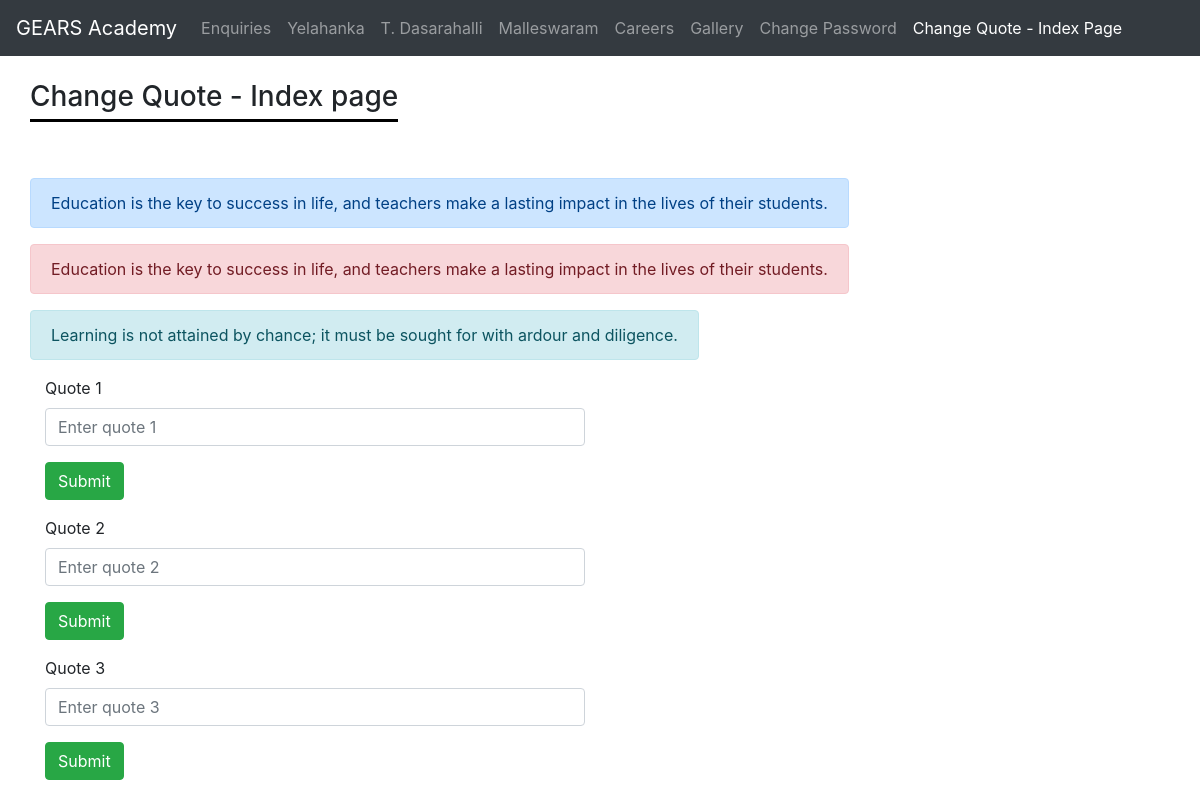
The app's page /change_texts with its own data.
### tables this page shows
CREATE TABLE `texts` (
	`slno`	INTEGER NOT NULL PRIMARY KEY AUTOINCREMENT,
	`text1`	TEXT,
	`text2`	TEXT,
	`text3`	TEXT
);

### flask_app.py (the view)
@app.route('/change_texts')
def change_texts():
    ROOT = path.dirname(path.realpath(__file__))
    db = sqlite3.connect(path.join(ROOT, "main.sqlite"))
    cur = db.execute('''select * from texts ''')
    gh = [dict(text_one=row[1],text_two=row[2],text_three=row[3])for row in cur.fetchall()]
    return render_template('admin_texts.html',gh=gh)

### flask_app.py (called while the page is built)
@app.before_request
def before_request():
    g.user = None
    if 'user' in session:
        g.user = session['user']

### templates/admin_texts.html (shortened to what this page needs)
<html>
<head>
  <link rel="stylesheet" href="https://stackpath.bootstrapcdn.com/bootstrap/4.3.1/css/bootstrap.min.css">
</head>
<body>
  <nav class="navbar navbar-expand-lg navbar-dark bg-dark">
    <div class="collapse navbar-collapse" id="navbarTogglerDemo01">
      <a class="navbar-brand" href="#"> GEARS Academy </a>
      <ul class="navbar-nav mr-auto mt-2 mt-lg-0">
        <li class="nav-item">
          <a class="nav-link" href="/admin_enquiry">Enquiries <span class="sr-only">(current)</span></a>
        </li>
        <li class="nav-item">
          <a class="nav-link" href="/admin_yelahanka"> Yelahanka </a>
        </li>
        <li class="nav-item">
          <a class="nav-link" href="/admin_dasarahalli">T. Dasarahalli</a>
        </li>
        <li class="nav-item">
          <a class="nav-link" href="/admin_malleswaram">Malleswaram</a>
        </li>
        <li class="nav-item">
          <a class="nav-link" href="/admin_careers">Careers</a>
        </li>
        <li class="nav-item">
          <a class="nav-link" href="/admin_gallery"> Gallery </a>
        </li>
        <li class="nav-item">
          <a class="nav-link" href="/change_password"> Change Password </a>
        </li>
        <li class="nav-item active">
          <a class="nav-link" href="/change_texts"> Change Quote - Index Page </a>
        </li>
      </ul>
    </div>
  </nav>
  <div class="container"><br>
    <div class="row">
      <h3 style="border-bottom: 3px solid #000;padding-bottom:5px;"> Change Quote - Index page </h3>
    </div>
  </div><br><br>
<div class="container">
  <div class="row">
    <div class="alert alert-primary" role="alert"> {{gh[0].text_one}} </div>
    <div class="alert alert-danger" role="alert"> {{gh[0].text_two}} </div>
    <div class="alert alert-info" role="alert"> {{gh[0].text_three}} </div>
  </div>
</div>
<div class="container">
  <div class="row">
    <div class="col-lg-6 col-md-6">
      <form action="/change_texts_save1" method="post">
        <div class="form-group">
          <label for="exampleInputEmail1"> Quote 1 </label>
          <input type="text" name="quote_one" class="form-control" id="exampleInputEmail1" aria-describedby="emailHelp" placeholder="Enter quote 1" required>
        </div>
        <button class="btn btn-success"> Submit </button>
      </form>
      <form action="/change_texts_save2" method="post">
      <div class="form-group">
        <label for="exampleInputEmail1"> Quote 2 </label>
        <input type="text" name="quote_two" class="form-control" id="exampleInputEmail1" aria-describedby="emailHelp" placeholder="Enter quote 2" required>
      </div>
      <button class="btn btn-success"> Submit </button>
    </form>
    <form action="/change_texts_save3" method="post">
      <div class="form-group">
        <label for="exampleInputEmail1"> Quote 3 </label>
        <input type="text" name="quote_three" class="form-control" id="exampleInputEmail1" aria-describedby="emailHelp" placeholder="Enter quote 3" required>
      </div>
      <button class="btn btn-success"> Submit </button>
    </form>
    </div>
  </div>
</div>
</body>
</html>

### records on screen
texts: text1 "Education is the key to success in life, and teachers make a lasting impact in the lives of their students.", text2 "Education is the key to success in life, and teachers make a lasting impact in the lives of their students.", text3 "Learning is not attained by chance; it must be sought for with ardour and diligence."
